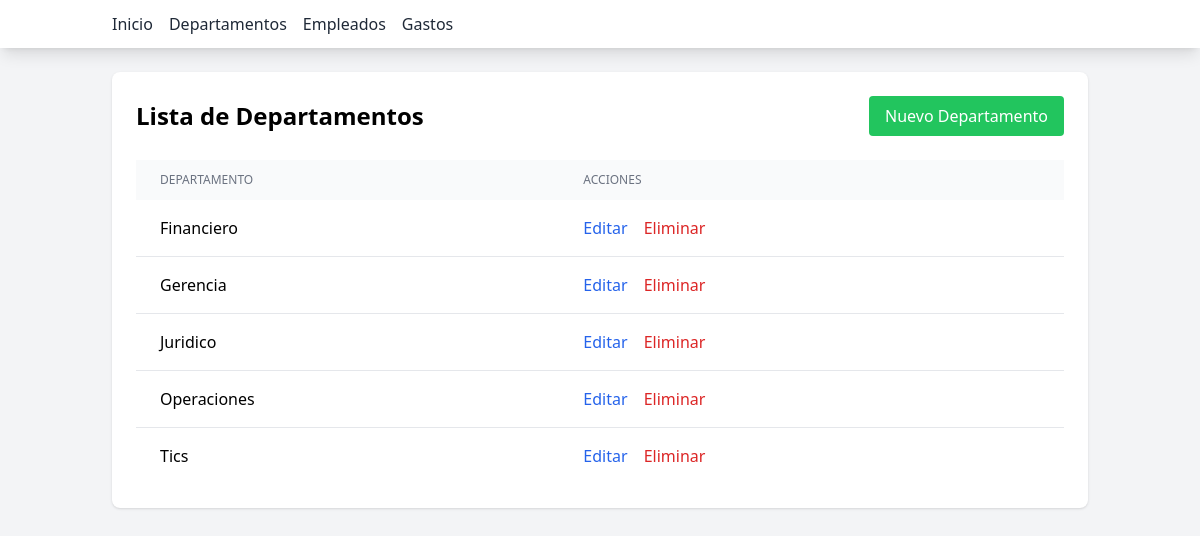
Page /departamentos/ on the committed database.
### expenses/models.py (models this page shows, shortened)
class Departamento(models.Model):
    dept = models.CharField(max_length=100)
    class Meta:
        verbose_name = 'Departamento'
        verbose_name_plural = 'Departamentos'

### expenses/views.py (the view)
# urls.py: path('departamentos/', views.departamento_list, name='departamento_list'),
def departamento_list(request):
    departamentos = Departamento.objects.all().order_by('dept')
    return render(request, 'expenses/departamento_list.html', {'departamentos': departamentos})

### expenses/templates/expenses/departamento_list.html
{% extends 'expenses/base.html' %} {% block content %}
<div class="bg-white shadow rounded-lg p-6">
  <div class="flex justify-between items-center mb-6">
    <h2 class="text-2xl font-bold">Lista de Departamentos</h2>
    <a
      href="{% url 'departamento_create' %}"
      class="bg-green-500 text-white px-4 py-2 rounded hover:bg-green-600"
    >
      Nuevo Departamento
    </a>
  </div>
  <div class="overflow-x-auto">
    <table class="min-w-full bg-white">
      <thead class="bg-gray-50">
        <tr>
          <th
            class="px-6 py-3 text-left text-xs font-medium text-gray-500 uppercase"
          >
            Departamento
          </th>
          <th
            class="px-6 py-3 text-left text-xs font-medium text-gray-500 uppercase"
          >
            Acciones
          </th>
        </tr>
      </thead>
      <tbody class="divide-y divide-gray-200">
        {% for departamento in departamentos %}
        <tr>
          <td class="px-6 py-4">{{ departamento.dept }}</td>
          <td class="px-6 py-4">
            <a
              href="{% url 'departamento_update' departamento.id %}"
              class="text-blue-600 hover:text-blue-900 mr-3"
              >Editar</a
            >
            <a
              href="{% url 'departamento_delete' departamento.id %}"
              class="text-red-600 hover:text-red-900"
              >Eliminar</a
            >
          </td>
        </tr>
        {% endfor %}
      </tbody>
    </table>
  </div>
</div>
{% endblock %}

### rows in the picture
Departamento: dept "Financiero"
Departamento: dept "Gerencia"
Departamento: dept "Juridico"
Departamento: dept "Operaciones"
Departamento: dept "Tics"
